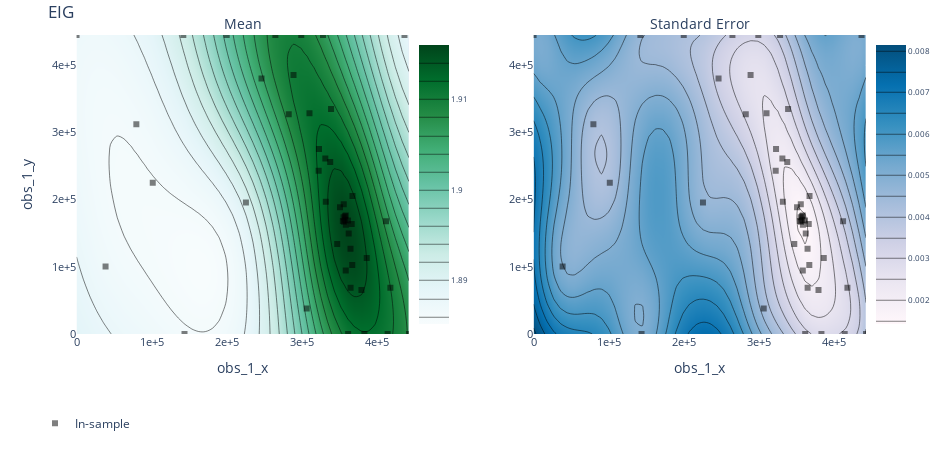

Source (notebook cell):
### Code cell
render(ax_client.get_contour_plot(param_x="obs_1_x", param_y="obs_1_y", metric_name="EIG"))

### Figure 1 — Plotly figure (JSON) as saved in the notebook; plotly's stock layout.template omitted (floating-point values rounded to 4 significant figures; data arrays with more than 128 entries replaced by an {"elided": "..."} marker saying what was removed)
{"data": [{"autocolorscale": false, "autocontour": true, "colorbar": {"tickfont": {"size": 8}, "ticksuffix": "", "x": 0.45, "y": 0.5}, "colorscale": [[0, "rgb(247,252,253)"], [0.125, "rgb(229,245,249)"], [0.25, "rgb(204,236,230)"], [0.375, "rgb(153,216,201)"], [0.5, "rgb(102,194,164)"], [0.625, "rgb(65,174,118)"], [0.75, "rgb(35,139,69)"], [0.875, "rgb(0,109,44)"], [1, "rgb(0,68,27)"]], "contours": {"coloring": "heatmap"}, "hoverinfo": "x+y+z", "ncontours": 25, "type": "contour", "x": [0, 9027.0, 18050.0, 27080.0, 36110.0, 45130.0, 54160.0, 63190.0, 72210.0, 81240.0, 90270.0, 99290.0, 108300.0, 117300.0, 126400.0, 135400.0, 144400.0, 153500.0, 162500.0, 171500.0, 180500.0, 189600.0, 198600.0, 207600.0, 216600.0, 225700.0, 234700.0, 243700.0, 252700.0, 261800.0, 270800.0, 279800.0, 288800.0, 297900.0, 306900.0, 315900.0, 325000.0, 334000.0, 343000.0, 352000.0, 361100.0, 370100.0, 379100.0, 388100.0, 397200.0, 406200.0, 415200.0, 424200.0, 433300.0, 442300.0], "xaxis": "x", "y": [0, 9082.0, 18160.0, 27250.0, 36330.0, 45410.0, 54490.0, 63570.0, 72650.0, 81740.0, 90820.0, 99900.0, 109000.0, 118100.0, 127100.0, 136200.0, 145300.0, 154400.0, 163500.0, 172600.0, 181600.0, 190700.0, 199800.0, 208900.0, 218000.0, 227000.0, 236100.0, 245200.0, 254300.0, 263400.0, 272500.0, 281500.0, 290600.0, 299700.0, 308800.0, 317900.0, 326900.0, 336000.0, 345100.0, 354200.0, 363300.0, 372400.0, 381400.0, 390500.0, 399600.0, 408700.0, 417800.0, 426800.0, 435900.0, 445000.0], "yaxis": "y", "z": {"elided": "50x50 float values"}, "zauto": true, "zmax": 1.916, "zmin": -1.916}, {"autocolorscale": false, "autocontour": true, "colorbar": {"tickfont": {"size": 8}, "ticksuffix": "", "x": 1, "y": 0.5}, "colorscale": [[0, "rgb(255,247,251)"], [0.1429, "rgb(236,231,242)"], [0.2857, "rgb(208,209,230)"], [0.4286, "rgb(166,189,219)"], [0.5714, "rgb(116,169,207)"], [0.7143, "rgb(54,144,192)"], [0.8571, "rgb(5,112,176)"], [1, "rgb(3,78,123)"]], "contours": {"coloring": "heatmap"}, "hoverinfo": "x+y+z", "ncontours": 25, "type": "contour", "x": [0, 9027.0, 18050.0, 27080.0, 36110.0, 45130.0, 54160.0, 63190.0, 72210.0, 81240.0, 90270.0, 99290.0, 108300.0, 117300.0, 126400.0, 135400.0, 144400.0, 153500.0, 162500.0, 171500.0, 180500.0, 189600.0, 198600.0, 207600.0, 216600.0, 225700.0, 234700.0, 243700.0, 252700.0, 261800.0, 270800.0, 279800.0, 288800.0, 297900.0, 306900.0, 315900.0, 325000.0, 334000.0, 343000.0, 352000.0, 361100.0, 370100.0, 379100.0, 388100.0, 397200.0, 406200.0, 415200.0, 424200.0, 433300.0, 442300.0], "xaxis": "x2", "y": [0, 9082.0, 18160.0, 27250.0, 36330.0, 45410.0, 54490.0, 63570.0, 72650.0, 81740.0, 90820.0, 99900.0, 109000.0, 118100.0, 127100.0, 136200.0, 145300.0, 154400.0, 163500.0, 172600.0, 181600.0, 190700.0, 199800.0, 208900.0, 218000.0, 227000.0, 236100.0, 245200.0, 254300.0, 263400.0, 272500.0, 281500.0, 290600.0, 299700.0, 308800.0, 317900.0, 326900.0, 336000.0, 345100.0, 354200.0, 363300.0, 372400.0, 381400.0, 390500.0, 399600.0, 408700.0, 417800.0, 426800.0, 435900.0, 445000.0], "yaxis": "y2", "z": {"elided": "50x50 float values"}}, {"hoverinfo": "text", "legendgroup": "In-sample", "marker": {"color": "black", "opacity": 0.5, "symbol": 1}, "mode": "markers", "name": "In-sample", "text": ["Arm 0_0<br>EIG: 1.84893 (SEM: None)<br>obs_1_x: 79565.4<br>obs_1_y: 312121", "Arm 1_0<br>EIG: 1.90483 (SEM: None)<br>obs_1_x: 338638<br>obs_1_y: 334981", "Arm 2_0<br>EIG: 1.90066 (SEM: None)<br>obs_1_x: 306211<br>obs_1_y: 37971.9", "Arm 3_0<br>EIG: 1.82982 (SEM: None)<br>obs_1_x: 101390<br>obs_1_y: 225246", "Arm 4_0<br>EIG: 1.82702 (SEM: None)<br>obs_1_x: 38596.9<br>obs_1_y: 100598", "Arm 5_0<br>EIG: 1.89871 (SEM: None)<br>obs_1_x: 411794<br>obs_1_y: 167994", "Arm 6_0<br>EIG: 1.86989 (SEM: None)<br>obs_1_x: 436355<br>obs_1_y: 445008", "Arm 7_0<br>EIG: 1.9114 (SEM: None)<br>obs_1_x: 331712<br>obs_1_y: 196845", "Arm 8_0<br>EIG: 1.91122 (SEM: None)<br>obs_1_x: 382990<br>obs_1_y: 0", "Arm 9_0<br>EIG: 1.91468 (SEM: None)<br>obs_1_x: 358204<br>obs_1_y: 94631.6", "Arm 10_0<br>EIG: 1.91043 (SEM: None)<br>obs_1_x: 264549<br>obs_1_y: 445008", "Arm 11_0<br>EIG: 1.90929 (SEM: None)<br>obs_1_x: 282335<br>obs_1_y: 327153", "Arm 12_0<br>EIG: 1.90962 (SEM: None)<br>obs_1_x: 299009<br>obs_1_y: 445008", "Arm 13_0<br>EIG: 1.90967 (SEM: None)<br>obs_1_x: 442299<br>obs_1_y: 0", "Arm 14_0<br>EIG: 1.9146 (SEM: None)<br>obs_1_x: 379094<br>obs_1_y: 65364.9", "Arm 15_0<br>EIG: 1.91397 (SEM: None)<br>obs_1_x: 364615<br>obs_1_y: 68915", "Arm 16_0<br>EIG: 1.91585 (SEM: None)<br>obs_1_x: 366866<br>obs_1_y: 102726", "Arm 17_0<br>EIG: 1.91675 (SEM: None)<br>obs_1_x: 364524<br>obs_1_y: 126983", "Arm 18_0<br>EIG: 1.90257 (SEM: None)<br>obs_1_x: 199795<br>obs_1_y: 445008", "Arm 19_0<br>EIG: 1.91738 (SEM: None)<br>obs_1_x: 362141<br>obs_1_y: 149580", "Arm 20_0<br>EIG: 1.83158 (SEM: None)<br>obs_1_x: 225362<br>obs_1_y: 195767", "Arm 21_0<br>EIG: 1.91752 (SEM: None)<br>obs_1_x: 361140<br>obs_1_y: 169080", "Arm 22_0<br>EIG: 1.91699 (SEM: None)<br>obs_1_x: 366118<br>obs_1_y: 163876", "Arm 23_0<br>EIG: 1.86621 (SEM: None)<br>obs_1_x: 0<br>obs_1_y: 445008", "Arm 24_0<br>EIG: 1.91307 (SEM: None)<br>obs_1_x: 288719<br>obs_1_y: 385586", "Arm 25_0<br>EIG: 1.91769 (SEM: None)<br>obs_1_x: 358342<br>obs_1_y: 162780", "Arm 26_0<br>EIG: 1.91784 (SEM: None)<br>obs_1_x: 357083<br>obs_1_y: 175301", "Arm 27_0<br>EIG: 1.91779 (SEM: None)<br>obs_1_x: 355836<br>obs_1_y: 167172", "Arm 28_0<br>EIG: 1.91743 (SEM: None)<br>obs_1_x: 355545<br>obs_1_y: 192940", "Arm 29_0<br>EIG: 1.91793 (SEM: None)<br>obs_1_x: 355274<br>obs_1_y: 173699", "Arm 30_0<br>EIG: 1.89129 (SEM: None)<br>obs_1_x: 142056<br>obs_1_y: 445008", "Arm 31_0<br>EIG: 1.91781 (SEM: None)<br>obs_1_x: 357401<br>obs_1_y: 170079", "Arm 32_0<br>EIG: 1.91139 (SEM: None)<br>obs_1_x: 413937<br>obs_1_y: 0", "Arm 33_0<br>EIG: 1.85543 (SEM: None)<br>obs_1_x: 143640<br>obs_1_y: 0", "Arm 34_0<br>EIG: 1.91772 (SEM: None)<br>obs_1_x: 358223<br>obs_1_y: 176416", "Arm 35_0<br>EIG: 1.91778 (SEM: None)<br>obs_1_x: 354345<br>obs_1_y: 168053", "Arm 36_0<br>EIG: 1.90634 (SEM: None)<br>obs_1_x: 367158<br>obs_1_y: 205462", "Arm 37_0<br>EIG: 1.91247 (SEM: None)<br>obs_1_x: 417576<br>obs_1_y: 68789.6", "Arm 38_0<br>EIG: 1.90654 (SEM: None)<br>obs_1_x: 246120<br>obs_1_y: 380142", "Arm 39_0<br>EIG: 1.91561 (SEM: None)<br>obs_1_x: 386106<br>obs_1_y: 113053", "Arm 40_0<br>EIG: 1.91505 (SEM: None)<br>obs_1_x: 309940<br>obs_1_y: 328458", "Arm 41_0<br>EIG: 1.91829 (SEM: None)<br>obs_1_x: 350548<br>obs_1_y: 188557", "Arm 42_0<br>EIG: 1.91948 (SEM: None)<br>obs_1_x: 322591<br>obs_1_y: 275289", "Arm 43_0<br>EIG: 1.93037 (SEM: None)<br>obs_1_x: 331036<br>obs_1_y: 261104", "Arm 44_0<br>EIG: 1.9161 (SEM: None)<br>obs_1_x: 337508<br>obs_1_y: 255958", "Arm 45_0<br>EIG: 1.88195 (SEM: None)<br>obs_1_x: 322145<br>obs_1_y: 242946", "Arm 46_0<br>EIG: 1.91492 (SEM: None)<br>obs_1_x: 346854<br>obs_1_y: 134075", "Arm 47_0<br>EIG: 1.90964 (SEM: None)<br>obs_1_x: 361373<br>obs_1_y: 0", "Arm 48_0<br>EIG: 1.90529 (SEM: None)<br>obs_1_x: 327939<br>obs_1_y: 445008"], "type": "scatter", "x": [79570.0, 338600.0, 306200.0, 101400.0, 38600.0, 411800.0, 436400.0, 331700.0, 383000.0, 358200.0, 264500.0, 282300.0, 299000.0, 442300.0, 379100.0, 364600.0, 366900.0, 364500.0, 199800.0, 362100.0, 225400.0, 361100.0, 366100.0, 0, 288700.0, 358300.0, 357100.0, 355800.0, 355500.0, 355300.0, 142100.0, 357400.0, 413900.0, 143600.0, 358200.0, 354300.0, 367200.0, 417600.0, 246100.0, 386100.0, 309900.0, 350500.0, 322600.0, 331000.0, 337500.0, 322100.0, 346900.0, 361400.0, 327900.0], "xaxis": "x", "y": [312100.0, 335000.0, 37970.0, 225200.0, 100600.0, 168000.0, 445000.0, 196800.0, 0, 94630.0, 445000.0, 327200.0, 445000.0, 0, 65360.0, 68910.0, 102700.0, 127000.0, 445000.0, 149600.0, 195800.0, 169100.0, 163900.0, 445000.0, 385600.0, 162800.0, 175300.0, 167200.0, 192900.0, 173700.0, 445000.0, 170100.0, 0, 0, 176400.0, 168100.0, 205500.0, 68790.0, 380100.0, 113100.0, 328500.0, 188600.0, 275300.0, 261100.0, 256000.0, 242900.0, 134100.0, 0, 445000.0], "yaxis": "y"}, {"hoverinfo": "text", "legendgroup": "In-sample", "marker": {"color": "black", "opacity": 0.5, "symbol": 1}, "mode": "markers", "name": "In-sample", "showlegend": false, "text": ["Arm 0_0<br>EIG: 1.84893 (SEM: None)<br>obs_1_x: 79565.4<br>obs_1_y: 312121", "Arm 1_0<br>EIG: 1.90483 (SEM: None)<br>obs_1_x: 338638<br>obs_1_y: 334981", "Arm 2_0<br>EIG: 1.90066 (SEM: None)<br>obs_1_x: 306211<br>obs_1_y: 37971.9", "Arm 3_0<br>EIG: 1.82982 (SEM: None)<br>obs_1_x: 101390<br>obs_1_y: 225246", "Arm 4_0<br>EIG: 1.82702 (SEM: None)<br>obs_1_x: 38596.9<br>obs_1_y: 100598", "Arm 5_0<br>EIG: 1.89871 (SEM: None)<br>obs_1_x: 411794<br>obs_1_y: 167994", "Arm 6_0<br>EIG: 1.86989 (SEM: None)<br>obs_1_x: 436355<br>obs_1_y: 445008", "Arm 7_0<br>EIG: 1.9114 (SEM: None)<br>obs_1_x: 331712<br>obs_1_y: 196845", "Arm 8_0<br>EIG: 1.91122 (SEM: None)<br>obs_1_x: 382990<br>obs_1_y: 0", "Arm 9_0<br>EIG: 1.91468 (SEM: None)<br>obs_1_x: 358204<br>obs_1_y: 94631.6", "Arm 10_0<br>EIG: 1.91043 (SEM: None)<br>obs_1_x: 264549<br>obs_1_y: 445008", "Arm 11_0<br>EIG: 1.90929 (SEM: None)<br>obs_1_x: 282335<br>obs_1_y: 327153", "Arm 12_0<br>EIG: 1.90962 (SEM: None)<br>obs_1_x: 299009<br>obs_1_y: 445008", "Arm 13_0<br>EIG: 1.90967 (SEM: None)<br>obs_1_x: 442299<br>obs_1_y: 0", "Arm 14_0<br>EIG: 1.9146 (SEM: None)<br>obs_1_x: 379094<br>obs_1_y: 65364.9", "Arm 15_0<br>EIG: 1.91397 (SEM: None)<br>obs_1_x: 364615<br>obs_1_y: 68915", "Arm 16_0<br>EIG: 1.91585 (SEM: None)<br>obs_1_x: 366866<br>obs_1_y: 102726", "Arm 17_0<br>EIG: 1.91675 (SEM: None)<br>obs_1_x: 364524<br>obs_1_y: 126983", "Arm 18_0<br>EIG: 1.90257 (SEM: None)<br>obs_1_x: 199795<br>obs_1_y: 445008", "Arm 19_0<br>EIG: 1.91738 (SEM: None)<br>obs_1_x: 362141<br>obs_1_y: 149580", "Arm 20_0<br>EIG: 1.83158 (SEM: None)<br>obs_1_x: 225362<br>obs_1_y: 195767", "Arm 21_0<br>EIG: 1.91752 (SEM: None)<br>obs_1_x: 361140<br>obs_1_y: 169080", "Arm 22_0<br>EIG: 1.91699 (SEM: None)<br>obs_1_x: 366118<br>obs_1_y: 163876", "Arm 23_0<br>EIG: 1.86621 (SEM: None)<br>obs_1_x: 0<br>obs_1_y: 445008", "Arm 24_0<br>EIG: 1.91307 (SEM: None)<br>obs_1_x: 288719<br>obs_1_y: 385586", "Arm 25_0<br>EIG: 1.91769 (SEM: None)<br>obs_1_x: 358342<br>obs_1_y: 162780", "Arm 26_0<br>EIG: 1.91784 (SEM: None)<br>obs_1_x: 357083<br>obs_1_y: 175301", "Arm 27_0<br>EIG: 1.91779 (SEM: None)<br>obs_1_x: 355836<br>obs_1_y: 167172", "Arm 28_0<br>EIG: 1.91743 (SEM: None)<br>obs_1_x: 355545<br>obs_1_y: 192940", "Arm 29_0<br>EIG: 1.91793 (SEM: None)<br>obs_1_x: 355274<br>obs_1_y: 173699", "Arm 30_0<br>EIG: 1.89129 (SEM: None)<br>obs_1_x: 142056<br>obs_1_y: 445008", "Arm 31_0<br>EIG: 1.91781 (SEM: None)<br>obs_1_x: 357401<br>obs_1_y: 170079", "Arm 32_0<br>EIG: 1.91139 (SEM: None)<br>obs_1_x: 413937<br>obs_1_y: 0", "Arm 33_0<br>EIG: 1.85543 (SEM: None)<br>obs_1_x: 143640<br>obs_1_y: 0", "Arm 34_0<br>EIG: 1.91772 (SEM: None)<br>obs_1_x: 358223<br>obs_1_y: 176416", "Arm 35_0<br>EIG: 1.91778 (SEM: None)<br>obs_1_x: 354345<br>obs_1_y: 168053", "Arm 36_0<br>EIG: 1.90634 (SEM: None)<br>obs_1_x: 367158<br>obs_1_y: 205462", "Arm 37_0<br>EIG: 1.91247 (SEM: None)<br>obs_1_x: 417576<br>obs_1_y: 68789.6", "Arm 38_0<br>EIG: 1.90654 (SEM: None)<br>obs_1_x: 246120<br>obs_1_y: 380142", "Arm 39_0<br>EIG: 1.91561 (SEM: None)<br>obs_1_x: 386106<br>obs_1_y: 113053", "Arm 40_0<br>EIG: 1.91505 (SEM: None)<br>obs_1_x: 309940<br>obs_1_y: 328458", "Arm 41_0<br>EIG: 1.91829 (SEM: None)<br>obs_1_x: 350548<br>obs_1_y: 188557", "Arm 42_0<br>EIG: 1.91948 (SEM: None)<br>obs_1_x: 322591<br>obs_1_y: 275289", "Arm 43_0<br>EIG: 1.93037 (SEM: None)<br>obs_1_x: 331036<br>obs_1_y: 261104", "Arm 44_0<br>EIG: 1.9161 (SEM: None)<br>obs_1_x: 337508<br>obs_1_y: 255958", "Arm 45_0<br>EIG: 1.88195 (SEM: None)<br>obs_1_x: 322145<br>obs_1_y: 242946", "Arm 46_0<br>EIG: 1.91492 (SEM: None)<br>obs_1_x: 346854<br>obs_1_y: 134075", "Arm 47_0<br>EIG: 1.90964 (SEM: None)<br>obs_1_x: 361373<br>obs_1_y: 0", "Arm 48_0<br>EIG: 1.90529 (SEM: None)<br>obs_1_x: 327939<br>obs_1_y: 445008"], "type": "scatter", "x": [79570.0, 338600.0, 306200.0, 101400.0, 38600.0, 411800.0, 436400.0, 331700.0, 383000.0, 358200.0, 264500.0, 282300.0, 299000.0, 442300.0, 379100.0, 364600.0, 366900.0, 364500.0, 199800.0, 362100.0, 225400.0, 361100.0, 366100.0, 0, 288700.0, 358300.0, 357100.0, 355800.0, 355500.0, 355300.0, 142100.0, 357400.0, 413900.0, 143600.0, 358200.0, 354300.0, 367200.0, 417600.0, 246100.0, 386100.0, 309900.0, 350500.0, 322600.0, 331000.0, 337500.0, 322100.0, 346900.0, 361400.0, 327900.0], "xaxis": "x2", "y": [312100.0, 335000.0, 37970.0, 225200.0, 100600.0, 168000.0, 445000.0, 196800.0, 0, 94630.0, 445000.0, 327200.0, 445000.0, 0, 65360.0, 68910.0, 102700.0, 127000.0, 445000.0, 149600.0, 195800.0, 169100.0, 163900.0, 445000.0, 385600.0, 162800.0, 175300.0, 167200.0, 192900.0, 173700.0, 445000.0, 170100.0, 0, 0, 176400.0, 168100.0, 205500.0, 68790.0, 380100.0, 113100.0, 328500.0, 188600.0, 275300.0, 261100.0, 256000.0, 242900.0, 134100.0, 0, 445000.0], "yaxis": "y2"}], "layout": {"annotations": [{"font": {"size": 14}, "showarrow": false, "text": "Mean", "x": 0.25, "xanchor": "center", "xref": "paper", "y": 1, "yanchor": "bottom", "yref": "paper"}, {"font": {"size": 14}, "showarrow": false, "text": "Standard Error", "x": 0.8, "xanchor": "center", "xref": "paper", "y": 1, "yanchor": "bottom", "yref": "paper"}], "autosize": false, "height": 450, "hovermode": "closest", "legend": {"orientation": "h", "x": 0, "y": -0.25}, "margin": {"b": 100, "l": 35, "pad": 0, "r": 35, "t": 35}, "title": {"text": "EIG"}, "width": 950, "xaxis": {"anchor": "y", "autorange": false, "domain": [0.05, 0.45], "exponentformat": "e", "range": [0, 442300.0], "tickfont": {"size": 11}, "tickmode": "auto", "title": {"text": "obs_1_x"}, "type": "linear"}, "xaxis2": {"anchor": "y2", "autorange": false, "domain": [0.6, 1], "exponentformat": "e", "range": [0, 442300.0], "tickfont": {"size": 11}, "tickmode": "auto", "title": {"text": "obs_1_x"}, "type": "linear"}, "yaxis": {"anchor": "x", "autorange": false, "domain": [0, 1], "exponentformat": "e", "range": [0, 445000.0], "tickfont": {"size": 11}, "tickmode": "auto", "title": {"text": "obs_1_y"}, "type": "linear"}, "yaxis2": {"anchor": "x2", "autorange": false, "domain": [0, 1], "exponentformat": "e", "range": [0, 445000.0], "tickfont": {"size": 11}, "tickmode": "auto", "type": "linear"}}}
